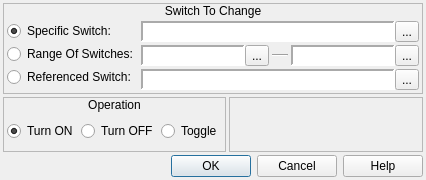
<?xml version="1.0" encoding="UTF-8"?>
<ui version="4.0">
 <class>ConfigureEvent_SwitchOperation</class>
 <widget class="QDialog" name="ConfigureEvent_SwitchOperation">
  <property name="geometry">
   <rect>
    <x>0</x>
    <y>0</y>
    <width>426</width>
    <height>180</height>
   </rect>
  </property>
  <property name="windowTitle">
   <string>Switch Operation</string>
  </property>
  <property name="windowIcon">
   <iconset resource="gui_icons.qrc">
    <normaloff>:/icons/openrpgmaker.png</normaloff>:/icons/openrpgmaker.png</iconset>
  </property>
  <property name="styleSheet">
   <string notr="true">.QFrame
{
	border-width: 1px;
	border-style: solid;
	border-color: palette(window-text);
}

.QFrame&gt;QLabel
{
	border-width: 0px;
	background-color: palette(window-text);
	color: palette(window);
	font-weight: bold;
}

.QFrame&gt;QCheckBox
{
	background-color: palette(window-text);
	border-width: 0px;
	border-style: none;
	color: palette(window);
	spacing: 3px;
	font-weight: bold;
	padding: 0px 0px 0px 3px;
}

.QFrame&gt;QCheckBox::indicator
{
	min-width: 8px;
	max-width: 8px;
	min-height: 8px;
	max-height: 8px;
	width: 8px;
	height: 8px;
	border-width: 2px;
	border-radius: 0px;
	border-style: ridge;
	border-color: palette(mid);
}

.QFrame&gt;QCheckBox::indicator:unchecked
{
	background-color: palette(base);
}

.QFrame&gt;QCheckBox::indicator:checked
{
	background-color: palette(window-text);
}

.QFrame&gt;QCheckBox::indicator:hover
{
	border-color: palette(highlight);
}</string>
  </property>
  <layout class="QVBoxLayout" name="verticalLayout_5">
   <property name="spacing">
    <number>3</number>
   </property>
   <property name="margin">
    <number>3</number>
   </property>
   <item>
    <widget class="QFrame" name="frame">
     <property name="sizePolicy">
      <sizepolicy hsizetype="Preferred" vsizetype="Fixed">
       <horstretch>0</horstretch>
       <verstretch>0</verstretch>
      </sizepolicy>
     </property>
     <property name="frameShape">
      <enum>QFrame::StyledPanel</enum>
     </property>
     <property name="frameShadow">
      <enum>QFrame::Raised</enum>
     </property>
     <layout class="QVBoxLayout" name="verticalLayout">
      <property name="spacing">
       <number>0</number>
      </property>
      <property name="margin">
       <number>0</number>
      </property>
      <item>
       <widget class="QLabel" name="label">
        <property name="sizePolicy">
         <sizepolicy hsizetype="Preferred" vsizetype="Fixed">
          <horstretch>0</horstretch>
          <verstretch>0</verstretch>
         </sizepolicy>
        </property>
        <property name="text">
         <string>Switch To Change</string>
        </property>
        <property name="alignment">
         <set>Qt::AlignCenter</set>
        </property>
       </widget>
      </item>
      <item>
       <widget class="QWidget" name="widget" native="true">
        <layout class="QHBoxLayout" name="horizontalLayout_4">
         <property name="spacing">
          <number>3</number>
         </property>
         <property name="margin">
          <number>3</number>
         </property>
         <item>
          <widget class="QWidget" name="widget_2" native="true">
           <property name="sizePolicy">
            <sizepolicy hsizetype="Fixed" vsizetype="Preferred">
             <horstretch>0</horstretch>
             <verstretch>0</verstretch>
            </sizepolicy>
           </property>
           <layout class="QVBoxLayout" name="verticalLayout_2">
            <property name="spacing">
             <number>3</number>
            </property>
            <property name="margin">
             <number>0</number>
            </property>
            <item>
             <widget class="QRadioButton" name="rbSpecificSwitch">
              <property name="sizePolicy">
               <sizepolicy hsizetype="Fixed" vsizetype="Fixed">
                <horstretch>0</horstretch>
                <verstretch>0</verstretch>
               </sizepolicy>
              </property>
              <property name="text">
               <string>Specific Switch:</string>
              </property>
              <property name="checked">
               <bool>true</bool>
              </property>
             </widget>
            </item>
            <item>
             <widget class="QRadioButton" name="rbRangeOfSwitches">
              <property name="sizePolicy">
               <sizepolicy hsizetype="Fixed" vsizetype="Fixed">
                <horstretch>0</horstretch>
                <verstretch>0</verstretch>
               </sizepolicy>
              </property>
              <property name="text">
               <string>Range Of Switches:</string>
              </property>
             </widget>
            </item>
            <item>
             <widget class="QRadioButton" name="rbReferencedSwitch">
              <property name="sizePolicy">
               <sizepolicy hsizetype="Fixed" vsizetype="Fixed">
                <horstretch>0</horstretch>
                <verstretch>0</verstretch>
               </sizepolicy>
              </property>
              <property name="text">
               <string>Referenced Switch:</string>
              </property>
             </widget>
            </item>
           </layout>
          </widget>
         </item>
         <item>
          <widget class="QWidget" name="widget_3" native="true">
           <layout class="QVBoxLayout" name="verticalLayout_3">
            <property name="spacing">
             <number>3</number>
            </property>
            <property name="margin">
             <number>0</number>
            </property>
            <item>
             <widget class="QWidget" name="wSwitch" native="true">
              <layout class="QHBoxLayout" name="horizontalLayout_37">
               <property name="spacing">
                <number>0</number>
               </property>
               <property name="margin">
                <number>0</number>
               </property>
               <item>
                <widget class="QLabel" name="lblSwitch">
                 <property name="sizePolicy">
                  <sizepolicy hsizetype="Preferred" vsizetype="Preferred">
                   <horstretch>0</horstretch>
                   <verstretch>0</verstretch>
                  </sizepolicy>
                 </property>
                 <property name="minimumSize">
                  <size>
                   <width>150</width>
                   <height>0</height>
                  </size>
                 </property>
                 <property name="font">
                  <font>
                   <family>Monospace</family>
                  </font>
                 </property>
                 <property name="styleSheet">
                  <string notr="true">background-color: palette(base);</string>
                 </property>
                 <property name="frameShape">
                  <enum>QFrame::Panel</enum>
                 </property>
                 <property name="frameShadow">
                  <enum>QFrame::Sunken</enum>
                 </property>
                 <property name="lineWidth">
                  <number>2</number>
                 </property>
                 <property name="text">
                  <string/>
                 </property>
                </widget>
               </item>
               <item>
                <widget class="QToolButton" name="bBrowseSwitches">
                 <property name="text">
                  <string>...</string>
                 </property>
                 <property name="icon">
                  <iconset resource="gui_icons.qrc">
                   <normaloff>:/icons/fileopen.png</normaloff>:/icons/fileopen.png</iconset>
                 </property>
                </widget>
               </item>
              </layout>
             </widget>
            </item>
            <item>
             <widget class="QWidget" name="wSwitchRange" native="true">
              <layout class="QHBoxLayout" name="horizontalLayout_3">
               <property name="spacing">
                <number>3</number>
               </property>
               <property name="margin">
                <number>0</number>
               </property>
               <item>
                <widget class="QWidget" name="wStartSwitch" native="true">
                 <layout class="QHBoxLayout" name="horizontalLayout_50">
                  <property name="spacing">
                   <number>0</number>
                  </property>
                  <property name="margin">
                   <number>0</number>
                  </property>
                  <item>
                   <widget class="QLabel" name="lblStartSwitch">
                    <property name="sizePolicy">
                     <sizepolicy hsizetype="Preferred" vsizetype="Preferred">
                      <horstretch>0</horstretch>
                      <verstretch>0</verstretch>
                     </sizepolicy>
                    </property>
                    <property name="minimumSize">
                     <size>
                      <width>100</width>
                      <height>0</height>
                     </size>
                    </property>
                    <property name="font">
                     <font>
                      <family>Monospace</family>
                     </font>
                    </property>
                    <property name="styleSheet">
                     <string notr="true">background-color: palette(base);</string>
                    </property>
                    <property name="frameShape">
                     <enum>QFrame::Panel</enum>
                    </property>
                    <property name="frameShadow">
                     <enum>QFrame::Sunken</enum>
                    </property>
                    <property name="lineWidth">
                     <number>2</number>
                    </property>
                    <property name="text">
                     <string/>
                    </property>
                   </widget>
                  </item>
                  <item>
                   <widget class="QToolButton" name="bBrowseStartSwitches">
                    <property name="text">
                     <string>...</string>
                    </property>
                    <property name="icon">
                     <iconset resource="gui_icons.qrc">
                      <normaloff>:/icons/fileopen.png</normaloff>:/icons/fileopen.png</iconset>
                    </property>
                   </widget>
                  </item>
                 </layout>
                </widget>
               </item>
               <item>
                <widget class="Line" name="line">
                 <property name="sizePolicy">
                  <sizepolicy hsizetype="Fixed" vsizetype="Fixed">
                   <horstretch>0</horstretch>
                   <verstretch>0</verstretch>
                  </sizepolicy>
                 </property>
                 <property name="minimumSize">
                  <size>
                   <width>16</width>
                   <height>0</height>
                  </size>
                 </property>
                 <property name="maximumSize">
                  <size>
                   <width>16</width>
                   <height>16777215</height>
                  </size>
                 </property>
                 <property name="orientation">
                  <enum>Qt::Horizontal</enum>
                 </property>
                </widget>
               </item>
               <item>
                <widget class="QWidget" name="wEndSwitch" native="true">
                 <layout class="QHBoxLayout" name="horizontalLayout_51">
                  <property name="spacing">
                   <number>0</number>
                  </property>
                  <property name="margin">
                   <number>0</number>
                  </property>
                  <item>
                   <widget class="QLabel" name="lblEndSwitch">
                    <property name="sizePolicy">
                     <sizepolicy hsizetype="Preferred" vsizetype="Preferred">
                      <horstretch>0</horstretch>
                      <verstretch>0</verstretch>
                     </sizepolicy>
                    </property>
                    <property name="minimumSize">
                     <size>
                      <width>100</width>
                      <height>0</height>
                     </size>
                    </property>
                    <property name="font">
                     <font>
                      <family>Monospace</family>
                     </font>
                    </property>
                    <property name="styleSheet">
                     <string notr="true">background-color: palette(base);</string>
                    </property>
                    <property name="frameShape">
                     <enum>QFrame::Panel</enum>
                    </property>
                    <property name="frameShadow">
                     <enum>QFrame::Sunken</enum>
                    </property>
                    <property name="lineWidth">
                     <number>2</number>
                    </property>
                    <property name="text">
                     <string/>
                    </property>
                   </widget>
                  </item>
                  <item>
                   <widget class="QToolButton" name="bBrowseEndSwitches">
                    <property name="text">
                     <string>...</string>
                    </property>
                    <property name="icon">
                     <iconset resource="gui_icons.qrc">
                      <normaloff>:/icons/fileopen.png</normaloff>:/icons/fileopen.png</iconset>
                    </property>
                   </widget>
                  </item>
                 </layout>
                </widget>
               </item>
              </layout>
             </widget>
            </item>
            <item>
             <widget class="QWidget" name="wVariable" native="true">
              <layout class="QHBoxLayout" name="horizontalLayout_38">
               <property name="spacing">
                <number>0</number>
               </property>
               <property name="margin">
                <number>0</number>
               </property>
               <item>
                <widget class="QLabel" name="lblVariable">
                 <property name="sizePolicy">
                  <sizepolicy hsizetype="Preferred" vsizetype="Preferred">
                   <horstretch>0</horstretch>
                   <verstretch>0</verstretch>
                  </sizepolicy>
                 </property>
                 <property name="minimumSize">
                  <size>
                   <width>150</width>
                   <height>0</height>
                  </size>
                 </property>
                 <property name="font">
                  <font>
                   <family>Monospace</family>
                  </font>
                 </property>
                 <property name="styleSheet">
                  <string notr="true">background-color: palette(base);</string>
                 </property>
                 <property name="frameShape">
                  <enum>QFrame::Panel</enum>
                 </property>
                 <property name="frameShadow">
                  <enum>QFrame::Sunken</enum>
                 </property>
                 <property name="lineWidth">
                  <number>2</number>
                 </property>
                 <property name="text">
                  <string/>
                 </property>
                </widget>
               </item>
               <item>
                <widget class="QToolButton" name="bBrowseVariables">
                 <property name="text">
                  <string>...</string>
                 </property>
                 <property name="icon">
                  <iconset resource="gui_icons.qrc">
                   <normaloff>:/icons/fileopen.png</normaloff>:/icons/fileopen.png</iconset>
                 </property>
                </widget>
               </item>
              </layout>
             </widget>
            </item>
           </layout>
          </widget>
         </item>
        </layout>
       </widget>
      </item>
     </layout>
    </widget>
   </item>
   <item>
    <widget class="QWidget" name="widget_4" native="true">
     <layout class="QHBoxLayout" name="horizontalLayout">
      <property name="spacing">
       <number>3</number>
      </property>
      <property name="margin">
       <number>0</number>
      </property>
      <item>
       <widget class="QFrame" name="frame_2">
        <property name="sizePolicy">
         <sizepolicy hsizetype="Fixed" vsizetype="Preferred">
          <horstretch>0</horstretch>
          <verstretch>0</verstretch>
         </sizepolicy>
        </property>
        <property name="frameShape">
         <enum>QFrame::StyledPanel</enum>
        </property>
        <property name="frameShadow">
         <enum>QFrame::Raised</enum>
        </property>
        <layout class="QVBoxLayout" name="verticalLayout_4">
         <property name="spacing">
          <number>0</number>
         </property>
         <property name="margin">
          <number>0</number>
         </property>
         <item>
          <widget class="QLabel" name="label_2">
           <property name="sizePolicy">
            <sizepolicy hsizetype="Preferred" vsizetype="Fixed">
             <horstretch>0</horstretch>
             <verstretch>0</verstretch>
            </sizepolicy>
           </property>
           <property name="text">
            <string>Operation</string>
           </property>
           <property name="alignment">
            <set>Qt::AlignCenter</set>
           </property>
          </widget>
         </item>
         <item>
          <widget class="QWidget" name="widget_5" native="true">
           <layout class="QHBoxLayout" name="horizontalLayout_2">
            <property name="spacing">
             <number>3</number>
            </property>
            <property name="leftMargin">
             <number>3</number>
            </property>
            <property name="topMargin">
             <number>0</number>
            </property>
            <property name="rightMargin">
             <number>3</number>
            </property>
            <property name="bottomMargin">
             <number>0</number>
            </property>
            <item>
             <widget class="QRadioButton" name="rbTurnON">
              <property name="sizePolicy">
               <sizepolicy hsizetype="Fixed" vsizetype="Fixed">
                <horstretch>0</horstretch>
                <verstretch>0</verstretch>
               </sizepolicy>
              </property>
              <property name="text">
               <string>Turn ON</string>
              </property>
              <property name="checked">
               <bool>true</bool>
              </property>
             </widget>
            </item>
            <item>
             <widget class="QRadioButton" name="rbTurnOFF">
              <property name="sizePolicy">
               <sizepolicy hsizetype="Fixed" vsizetype="Fixed">
                <horstretch>0</horstretch>
                <verstretch>0</verstretch>
               </sizepolicy>
              </property>
              <property name="text">
               <string>Turn OFF</string>
              </property>
             </widget>
            </item>
            <item>
             <widget class="QRadioButton" name="rbToggle">
              <property name="sizePolicy">
               <sizepolicy hsizetype="Fixed" vsizetype="Fixed">
                <horstretch>0</horstretch>
                <verstretch>0</verstretch>
               </sizepolicy>
              </property>
              <property name="text">
               <string>Toggle</string>
              </property>
             </widget>
            </item>
           </layout>
          </widget>
         </item>
        </layout>
       </widget>
      </item>
      <item>
       <widget class="QFrame" name="frame_3">
        <property name="frameShape">
         <enum>QFrame::StyledPanel</enum>
        </property>
        <property name="frameShadow">
         <enum>QFrame::Raised</enum>
        </property>
       </widget>
      </item>
     </layout>
    </widget>
   </item>
   <item>
    <widget class="QDialogButtonBox" name="buttonBox">
     <property name="orientation">
      <enum>Qt::Horizontal</enum>
     </property>
     <property name="standardButtons">
      <set>QDialogButtonBox::Cancel|QDialogButtonBox::Help|QDialogButtonBox::Ok</set>
     </property>
    </widget>
   </item>
  </layout>
 </widget>
 <resources>
  <include location="gui_icons.qrc"/>
 </resources>
 <connections>
  <connection>
   <sender>buttonBox</sender>
   <signal>accepted()</signal>
   <receiver>ConfigureEvent_SwitchOperation</receiver>
   <slot>accept()</slot>
   <hints>
    <hint type="sourcelabel">
     <x>248</x>
     <y>254</y>
    </hint>
    <hint type="destinationlabel">
     <x>157</x>
     <y>274</y>
    </hint>
   </hints>
  </connection>
  <connection>
   <sender>buttonBox</sender>
   <signal>rejected()</signal>
   <receiver>ConfigureEvent_SwitchOperation</receiver>
   <slot>reject()</slot>
   <hints>
    <hint type="sourcelabel">
     <x>316</x>
     <y>260</y>
    </hint>
    <hint type="destinationlabel">
     <x>286</x>
     <y>274</y>
    </hint>
   </hints>
  </connection>
 </connections>
</ui>
